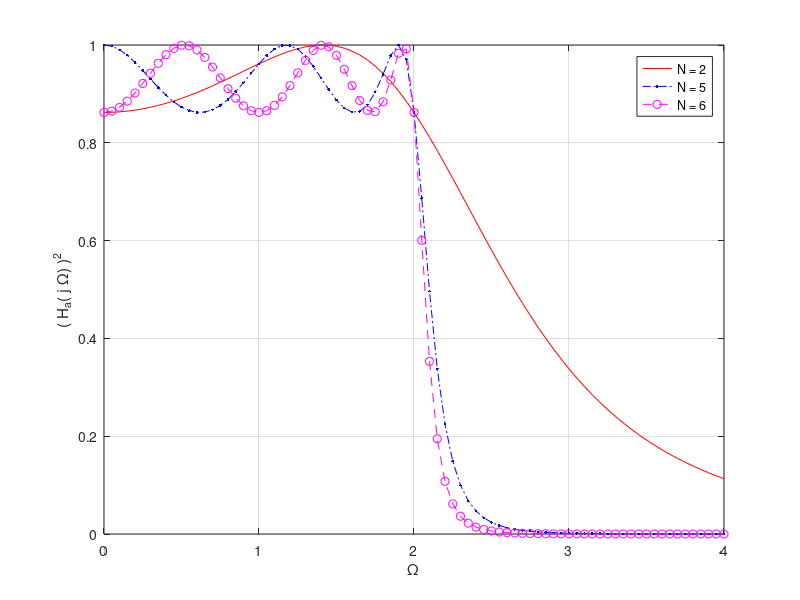

MATLAB code to generate this figure:

clear;
Order = [2 5 6];
L_Order = length( Order );
Omega_c = 2;
Omega = 0:0.05:4;
L_Omega = length( Omega );

H_a = zeros(L_Order, L_Omega);
Eps = 0.4;
for k = 1:L_Order
    N = Order( k );
    T = cos( N*acos(Omega/Omega_c) );
    H_a(k, :) = 1 ./ ( 1 + (Eps*T ).^2 );
end;

plot(Omega, H_a(1, :), 'r', Omega, H_a(2, :), 'b.-.', Omega, H_a(3, :), 'm--o');
legend('N = 2', 'N = 5', 'N = 6');
xlabel('\Omega');
ylabel('( H_a( j \Omega) )^2');
grid;

print -depsc -tiff -r300 Low_Cheb.eps
